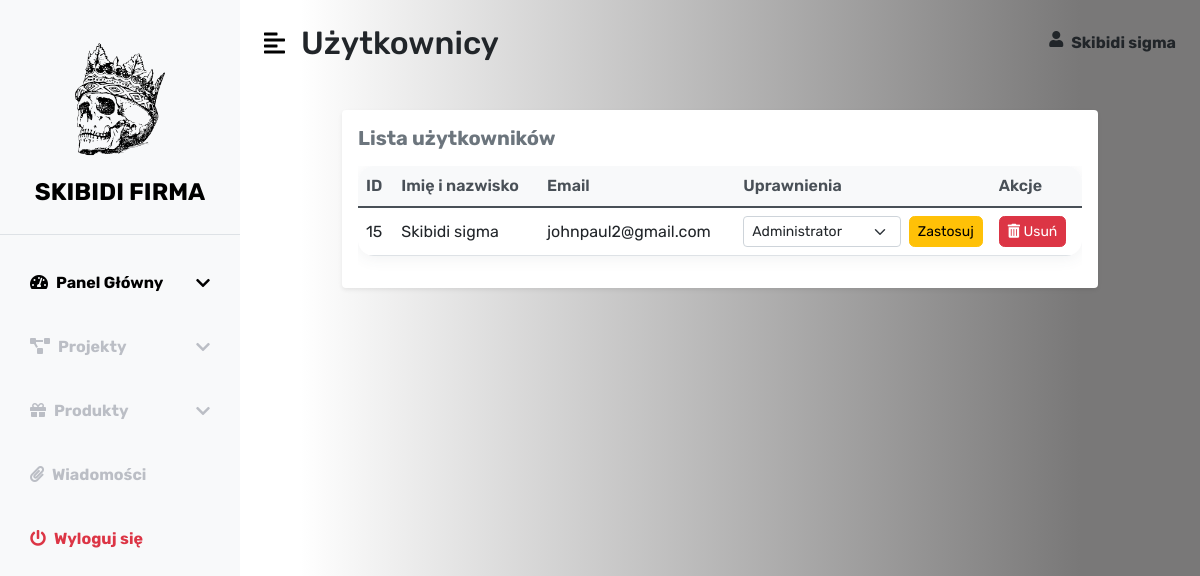
The page /admin/users.php (signed in) on the database as committed earlier.
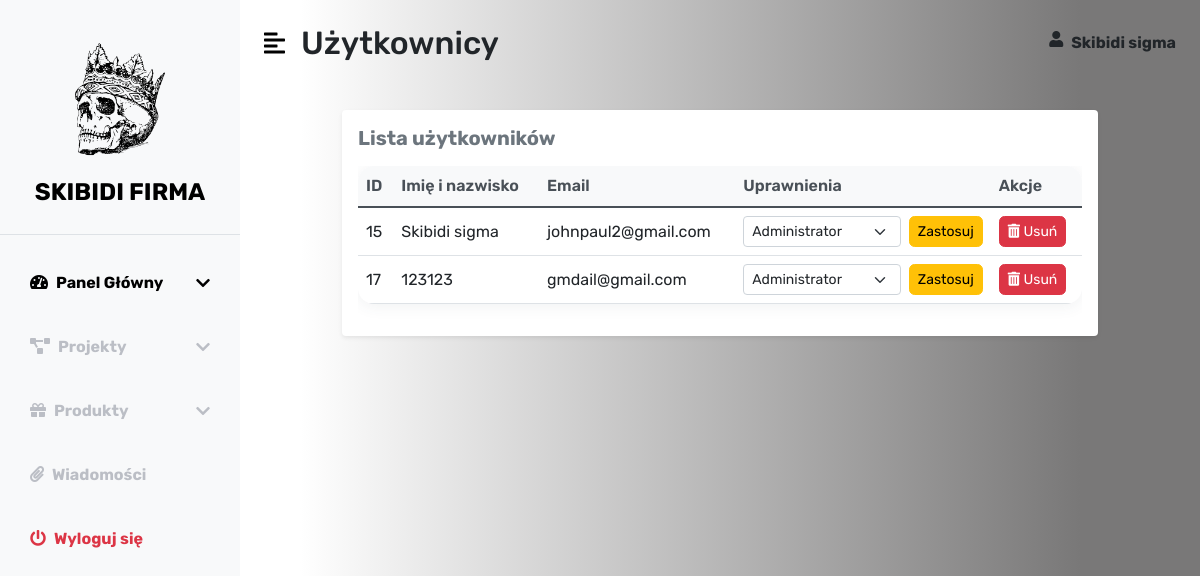
The same page on the database as committed later.
### tables this page shows
CREATE TABLE `uzytkownik` (
  `id` int(11) NOT NULL,
  `imie_nazwisko` varchar(50) NOT NULL,
  `haslo` varchar(255) NOT NULL,
  `email` varchar(100) NOT NULL,
  `telefon` varchar(64) DEFAULT NULL,
  `uprawnienia_id` int(11) NOT NULL,
  `profil_img` varchar(255) DEFAULT NULL,
  `cover_img` varchar(255) NOT NULL
);

### admin/users.php (the view, shortened to what this page needs)
<?php
require_once("../misc/database.php");
$permissions = [];
$perm_result = mysqli_query($conn, "SELECT id, uprawnienia FROM uprawnienia");
while ($perm = mysqli_fetch_assoc($perm_result)) {
    $permissions[$perm['id']] = $perm['uprawnienia'];
}
$users_result = mysqli_query($conn, "SELECT u.id, u.imie_nazwisko, u.email, u.uprawnienia_id FROM uzytkownik u");
?>
<!DOCTYPE html>
<html lang="en">
<head>
    <?php include("../structure/admin/head.php"); ?>
</head>
<body>
    <?php include("../structure/admin/sidebar.php"); ?>
    <div id="page-content-wrapper">
        <nav class="navbar navbar-expand-lg navbar-light bg-transparent py-4 px-4">
            <div class="d-flex align-items-center">
                <i class="fas fa-align-left primary-text fs-4 me-3 switch" id="menu-toggle"></i>
                <h2 class="fs-2 m-0 switch">Użytkownicy</h2>
            </div>
            <div class="collapse navbar-collapse" id="navbarSupportedContent">
                <ul class="navbar-nav ms-auto mb-2 mb-lg-0 fw-bold second-text text-dark">
                    <i class="fas fa-user me-2"></i>
                    <?php if (isset($_SESSION["user"])): ?>
                        <?= htmlspecialchars($_SESSION["user"]["imie_nazwisko"]) ?>
                    <?php endif; ?>
                </ul>
            </div>
        </nav>
        <div class="container-fluid px-4">
            <div class="row justify-content-center">
                <div class="col-lg-10">
                    <div class="card shadow-sm border-0 rounded-4 mt-4">
                        <div class="card-body">
                            <h5 class="fw-bold text-secondary mb-3">Lista użytkowników</h5>
                            <div class="table-responsive">
                                <table class="table table-hover align-middle user-table">
                                    <thead class="table-light">
                                        <tr>
                                            <th>ID</th>
                                            <th>Imię i nazwisko</th>
                                            <th>Email</th>
                                            <th>Uprawnienia</th>
                                            <th>Akcje</th>
                                        </tr>
                                    </thead>
                                    <tbody>
                                        <?php while ($user = mysqli_fetch_assoc($users_result)) { ?>
                                            <tr>
                                                <td><?= htmlspecialchars($user['id']) ?></td>
                                                <td><?= htmlspecialchars($user['imie_nazwisko']) ?></td>
                                                <td><?= htmlspecialchars($user['email']) ?></td>
                                                <td>
                                                    <form action="update_user.php" method="post"
                                                        class="d-flex align-items-center gap-2 mb-0">
                                                        <select name="uprawnienia_id" class="form-select form-select-sm"
                                                            style="min-width:120px;">
                                                            <?php foreach ($permissions as $pid => $pname): ?>
                                                                <option value="<?= $pid ?>" <?= $user['uprawnienia_id'] == $pid ? 'selected' : '' ?>>
                                                                    <?= htmlspecialchars($pname) ?>
                                                                </option>
                                                            <?php endforeach; ?>
                                                        </select>
                                                        <button type="submit"
                                                            class="btn btn-warning btn-sm">Zastosuj</button>
                                                    </form>
                                                </td>
                                                <td>
                                                    <a href="delete_user.php?id=<?= $user['id'] ?>"
                                                        class="btn btn-danger btn-sm"
                                                        onclick="return confirm('Na pewno usunąć użytkownika?');">
                                                        <i class="fas fa-trash-alt"></i> Usuń
                                                    </a>
                                                </td>
                                            </tr>
                                        <?php } ?>
                                    </tbody>
                                </table>
                            </div>
                        </div>
                    </div>
                </div>
            </div>
        </div>
    </div>
</body>
</html>

### structure/admin/head.php (shortened to what this page needs)
<link href="https://cdn.jsdelivr.net/npm/bootstrap@5.0.0-beta3/dist/css/bootstrap.min.css" rel="stylesheet" />
<link rel="stylesheet" href="https://cdnjs.cloudflare.com/ajax/libs/font-awesome/5.15.3/css/all.min.css" />
<link rel="stylesheet" href="../css/admin.css" />

### structure/admin/sidebar.php (shortened to what this page needs)
<div class="d-flex" id="wrapper">
    <div class="bg-light" id="sidebar-wrapper">
        <div
            class="sidebar-heading text-center py-4 primary-text fs-4 fw-bold text-uppercase border-bottom switch logo">
            <img src="../zdjecia/logo/sklep_logo.png" width="150px" id="logo-img"><br>Skibidi Firma
        </div>
        <div class="list-group list-group-flush my-3">
            <a class="list-group-item list-group-item-action bg-transparent second-text active d-flex justify-content-between align-items-center"
                data-bs-toggle="collapse" href="#dashboardCollapse" role="button" aria-expanded="false"
                aria-controls="dashboardCollapse">
                <span><i class="fas fa-tachometer-alt me-2"></i>Panel Główny</span>
                <i class="fas fa-chevron-down"></i>
            </a>
            <a class="list-group-item list-group-item-action bg-transparent second-text fw-bold d-flex justify-content-between align-items-center switch"
                data-bs-toggle="collapse" href="#projectsCollapse" role="button" aria-expanded="false"
                aria-controls="projectsCollapse">
                <span><i class="fas fa-project-diagram me-2"></i>Projekty</span>
                <i class="fas fa-chevron-down"></i>
            </a>
            <a class="list-group-item list-group-item-action bg-transparent second-text fw-bold d-flex justify-content-between align-items-center switch"
                data-bs-toggle="collapse" href="#productsCollapse" role="button" aria-expanded="false"
                aria-controls="productsCollapse">
                <span><i class="fas fa-gift me-2"></i>Produkty</span>
                <i class="fas fa-chevron-down"></i>
            </a>
            <a href="messages.php"
                class="list-group-item list-group-item-action bg-transparent second-text fw-bold switch">
                <i class="fas fa-paperclip me-2"></i>Wiadomości
            </a>
            <a href="../logowanie/logout.php"
                class="list-group-item list-group-item-action bg-transparent text-danger fw-bold switch">
                <i class="fas fa-power-off me-2"></i>Wyloguj się
            </a>
        </div>
    </div>

### css/admin.css (style rules this page uses)
* { font-family: 'Rubik', sans-serif; }
:root { --main-bg-color: #000000; --main-text-color: #000000; --second-text-color: #bbbec5; --second-bg-color: #ffffff; }
.primary-text { color: var(--main-text-color); }
.second-text { color: var(--second-text-color); }
#wrapper { overflow-x: hidden; background: #ffffff; background: linear-gradient(90deg, rgb(255, 255, 255) 25%, rgb(121, 120, 120) 90%); }
#sidebar-wrapper { min-height: 100vh; margin-left: -15rem; -webkit-transition: margin 0.25s ease-out; -moz-transition: margin 0.25s ease-out; -o-transition: margin 0.25s ease-out; transition: margin 0.25s ease-out; }
#sidebar-wrapper .sidebar-heading { padding: 0.875rem 1.25rem; font-size: 1.2rem; }
#sidebar-wrapper .list-group { width: 15rem; }
#page-content-wrapper { min-width: 100vw; }
#menu-toggle { cursor: pointer; }
.list-group-item { border: none; padding: 20px 30px; }
.list-group-item.active { background-color: transparent; color: var(--main-text-color); font-weight: bold; border: none; }
.user-table { border-radius: 1rem; overflow: hidden; background: #fff; box-shadow: 0 2px 16px 0 rgba(60,72,88,.08); }
.user-table th, .user-table td { vertical-align: middle; font-size: 1rem; }
.user-table thead th { background: #f8f9fa; color: #495057; font-weight: 600; border-bottom: 2px solid #e9ecef; }
.user-table tbody tr { transition: background 0.2s; }
.user-table .btn { border-radius: 0.4em; transition: background 0.2s, color 0.2s; }
@media (min-width: 768px) { #sidebar-wrapper { margin-left: 0; } }
@media (min-width: 768px) { #page-content-wrapper { min-width: 0; width: 100%; } }
html, body { height: 100%; margin: 0; display: flex; flex-direction: column; }
#wrapper { flex: 1; }

Rows that differ between the two databases and show on the page:
added uzytkownik: id "17", imie_nazwisko "123123", email "gmdail@gmail.com", uprawnienia_id "Administrator"
